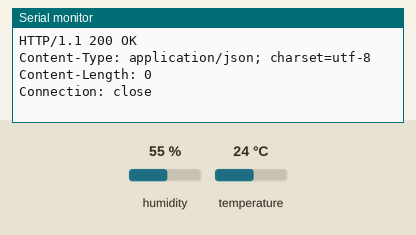
Recording of a sketch running on a simulated Arduino MKR. Shown: the last lines printed to the serial monitor. Inputs (shaded band) come from the test bench; at power-on: humidity 55 %, temperature 24 °C. WiFi joins after 1.5 s; servers stay silent unless stated; uploads are accepted with an empty reply.

Above: at 2.7 s.
2.8 s: humidity set to 22 %
10.5 s: temperature set to 12 °C
At 12.11 s:
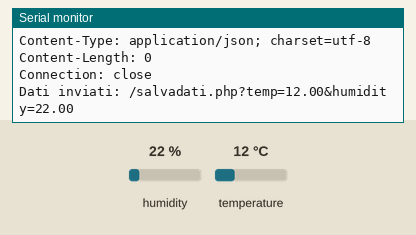
18.2 s: humidity set to 40 %
At 23.8 s:
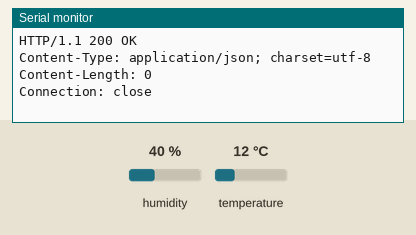

The sketch:

R4-SITO.ino
```cpp
#include <DHT.h>
#include <WiFiNINA.h>  // Arduino UNO R4 WiFi

#define DHTPIN 2
#define DHTTYPE DHT11
DHT dht(DHTPIN, DHTTYPE);

// Wi-Fi credentials
const char* ssid = "tuo_SSID";
const char* password = "tua_password";

// Altervista
const char* server = "tuosito.altervista.org";  // dominio Altervista

WiFiClient client;

void setup() {
  Serial.begin(115200);
  dht.begin();

  Serial.println("Connessione al Wi-Fi...");
  while (WiFi.begin(ssid, password) != WL_CONNECTED) {
    delay(1000);
    Serial.print(".");
  }
  Serial.println("\nWi-Fi connesso! IP: ");
  Serial.println(WiFi.localIP());
}

void loop() {
  float h = dht.readHumidity();
  float t = dht.readTemperature();

  if (isnan(h) || isnan(t)) {
    Serial.println("Errore nella lettura del sensore DHT11!");
    return;
  }

  String path = "/salvadati.php?temp=" + String(t) + "&humidity=" + String(h);

  if (client.connect(server, 80)) {
    client.println("GET " + path + " HTTP/1.1");
    client.println("Host: " + String(server));
    client.println("Connection: close");
    client.println();
    Serial.println("Dati inviati: " + path);

    while (client.connected() || client.available()) {
      if (client.available()) {
        String line = client.readStringUntil('\n');
        Serial.println(line); // Risposta server
      }
    }

    client.stop();
  } else {
    Serial.println("Errore nella connessione al server!");
  }

  delay(10000);  // 10 secondi
}
```

Measured:
- after the input at 10.5 s, the serial monitor: prints a new line after 1.5 s (image 1)
- after the input at 18.2 s, the serial monitor: prints a new line after 4.2 s (image 2)
